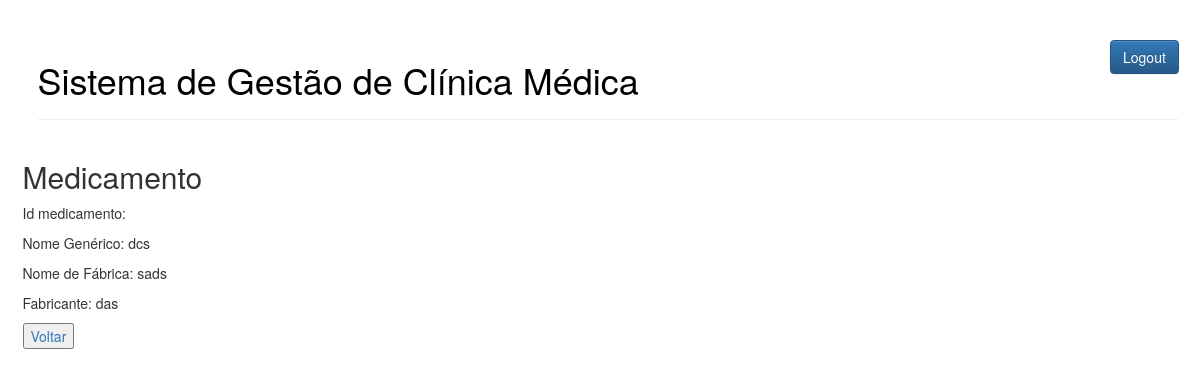
The page /medicamento/2/ (signed in) on the database its author committed.
### tcc/models.py (models this page shows)
class Medicamento(models.Model):
	id_medicamento = models.AutoField(primary_key=True)
	nomegen_medicamento = models.CharField(max_length=200)
	nomefab_medicamento = models.CharField(max_length=200)
	fabricante = models.CharField(max_length=200)

### tcc/views.py (the view)
# urls.py: path('medicamento/<int:medicamento_id>/', views.get_medicamento_byid, name='get_medicamento_byid'),
def get_medicamento_byid(request, medicamento_id):
	medicamento = Medicamento.objects.get(pk=medicamento_id)
	return render(request, "tcc/medicamento-details.html", {'medicamento': medicamento})

### tcc/templates/tcc/medicamento-details.html
{% extends 'tcc/base.html' %}
{% block content %}
	<h2>Medicamento</h2>
	<p>Id medicamento: {{medicamento.id_medicamento_}}</p>
	<p>Nome Genérico: {{medicamento.nomegen_medicamento}}</p>
	<p>Nome de Fábrica: {{medicamento.nomefab_medicamento}}</p>
	<p>Fabricante: {{medicamento.fabricante}}</p>
	<button><a href="{% url 'get_all_medicamento' %}">Voltar</a></button>
{% endblock %}

### tcc/static/css/projeto.css (style rules this page uses)
body { padding-left: 15px; }

### rows shown on the page
Medicamento: nomegen_medicamento "dcs", nomefab_medicamento "sads", fabricante "das"
